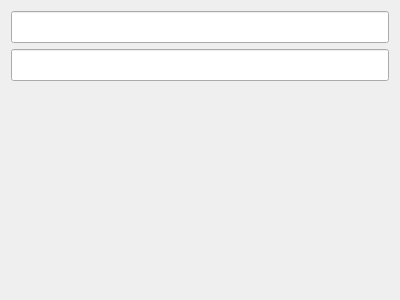
<?xml version="1.0" encoding="UTF-8"?>
<ui version="4.0">
 <class>FnWebInfoPage</class>
 <widget class="QWidget" name="FnWebInfoPage">
  <property name="geometry">
   <rect>
    <x>0</x>
    <y>0</y>
    <width>400</width>
    <height>300</height>
   </rect>
  </property>
  <property name="windowTitle">
   <string>Form</string>
  </property>
  <layout class="QVBoxLayout" name="verticalLayout">
   <item>
    <widget class="QLineEdit" name="edtTitle">
     <property name="minimumSize">
      <size>
       <width>0</width>
       <height>32</height>
      </size>
     </property>
    </widget>
   </item>
   <item>
    <widget class="QLineEdit" name="edtUrl">
     <property name="minimumSize">
      <size>
       <width>0</width>
       <height>32</height>
      </size>
     </property>
    </widget>
   </item>
   <item>
    <widget class="QWidget" name="wgtPage" native="true"/>
   </item>
  </layout>
 </widget>
 <resources/>
 <connections/>
</ui>
